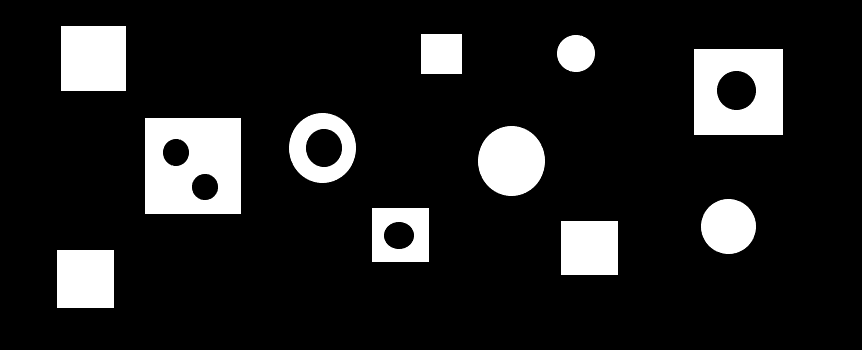
%> input picture Task4/test.png, 862 x 350 px
$ octave --eval "result = case4_4(imread('../Task4/test.png'));"   (GNU Octave 9; MATLAB toolbox functions it lacks are replaced by stand-ins)
%> lines starting %> are read from the running program, lines starting %| are printed output that depends on the picture; in (x1, y1, x2, y2) boxes, pixels count from 0 and x2, y2 are one past the last pixel; in counts of white or black regions, pixels touching at a corner belong together; the program's own positions count from 1
function result = case4_4 (originalImg)

grayImg=rgb2gray(originalImg);
bwImg=im2bw(grayImg);
%> bwImg: size 350x862 logical; 12.9% white; 11 white regions, largest, box (x1, y1, x2, y2) and area: (145, 118, 241, 214) 8122, (694, 49, 783, 135) 6453, (61, 26, 126, 91) 4225

img = imerode(bwImg, strel('square',25));%el obj laz2 f objs abyd 7awleh
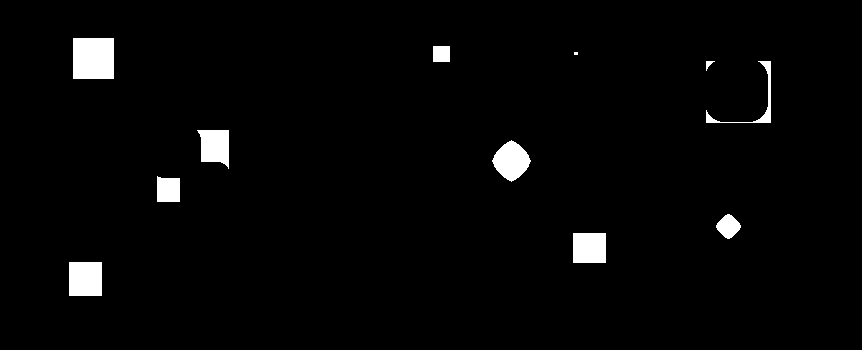
%> img: size 350x862 logical; 2.5% white; 11 white regions (1 under 20 px), largest, box (x1, y1, x2, y2) and area: (73, 38, 114, 79) 1681, (69, 262, 102, 296) 1122, (492, 140, 531, 182) 1030

img = medfilt2(img,[10,10]);
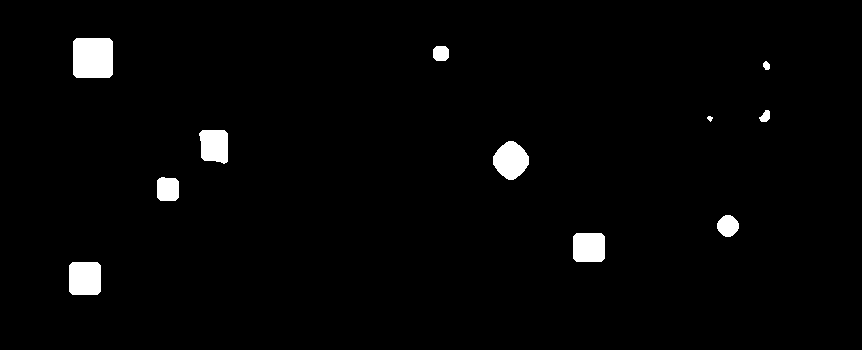
%> img: size 350x862 logical; 2.2% white; 11 white regions, largest, box (x1, y1, x2, y2) and area: (73, 38, 113, 78) 1576, (69, 262, 101, 295) 1032, (493, 141, 529, 180) 996
largestObj=bwareafilt(~img,1);%3mlt ~ 3shan ana 3ayza akbar obj eswd
%figure,imshow(largestObj),title('awl akbar obj');

secoundLargest=bwareafilt(~img,2);
%figure,imshow(secoundLargest),title('tany akbar obj');

QR=secoundLargest-largestObj;
%> QR: size 350x862 double; every value is 0
%figure,imshow(QR),title('QR');

stats = regionprops(QR, 'BoundingBox');
%> stats = 0 regions
%> (the run ends here)

$ run again, on Task4/morph.png
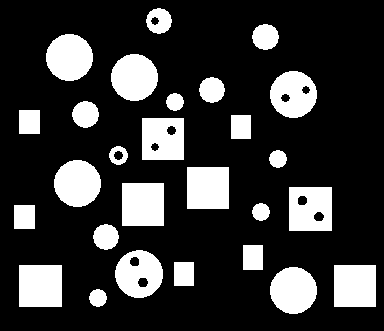
%> input picture Task4/morph.png, 384 x 331 px
%> grayImg: size 331x384 uint8; 21.3% white; 27 white regions, largest, box (x1, y1, x2, y2) and area: (122, 183, 164, 226) 1806, (19, 265, 62, 307) 1806, (187, 167, 229, 209) 1764
%> in case4_4, `img = imerode(bwImg, strel('square',25));`:
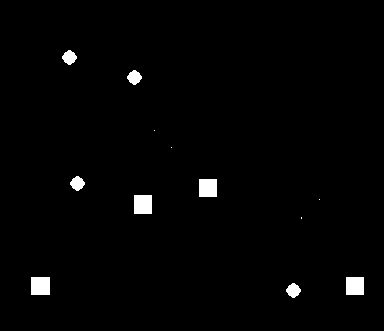
%> img: size 331x384 logical; 1.5% white; 12 white regions (4 under 20 px), largest, box (x1, y1, x2, y2) and area: (134, 195, 152, 214) 342, (31, 277, 50, 295) 342, (199, 179, 217, 197) 324
%> in case4_4, `img = medfilt2(img,[10,10]);`:
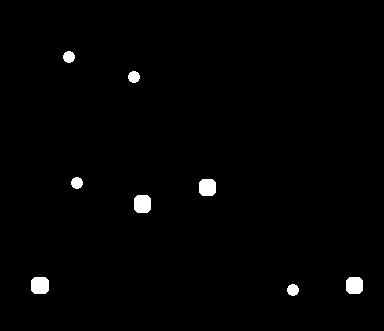
%> img: size 331x384 logical; 1.2% white; 8 white regions, largest, box (x1, y1, x2, y2) and area: (134, 195, 151, 213) 282, (31, 277, 49, 294) 282, (199, 179, 216, 196) 265
%> QR: size 331x384 double; every value is 0
%> stats = 0 regions
